Frame 1 (no input): blank canvas, image omitted
Frame 60 (the mouse pressed at the canvas centre just before this capture): blank canvas, image omitted
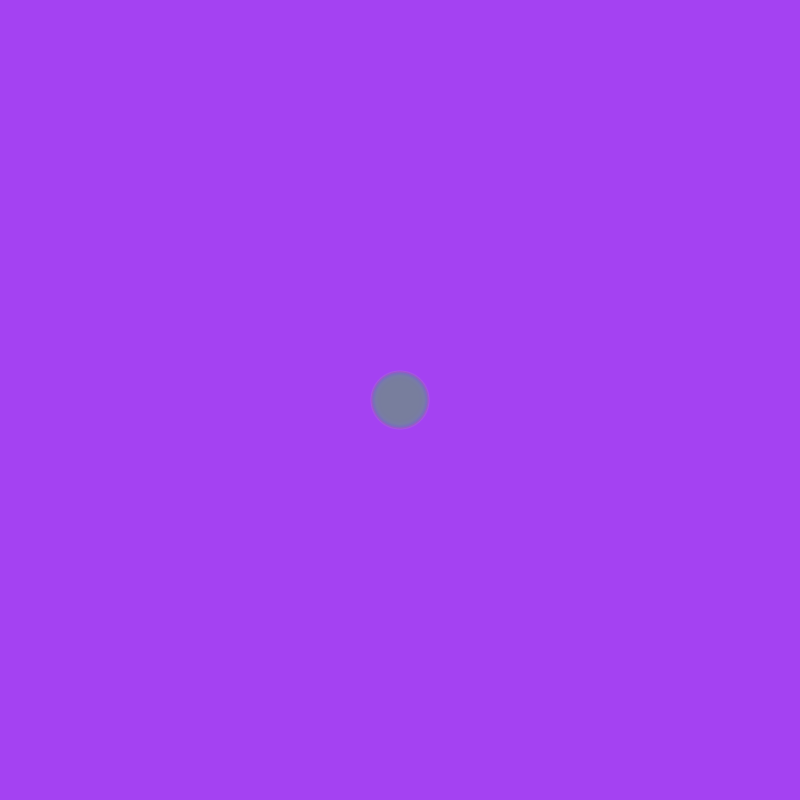
Frame 120 (the mouse held since frame 60 and released just before this capture)

The Processing sketch whose frames 1 and 60 were blank and that drew this single picture after the mouse press (run headless with seeded random() and noise(); from frame 60 on, the mouse is pressed at the canvas centre):

// Processing sketch: processing_142862
// ── processing_142862.pde

float x;
float y;
float px;
float py;
float easing = 0.05;


void setup() {

  background(random(255), random(255), random(255));

  size(800, 800);
  noStroke();
  frameRate(60);
}

float radius = 10;

void draw() {
  
    

  if (mousePressed == true) {
    float targetX = mouseX;
    x += (targetX - x) * easing;
    float targetY = mouseY;
    y += (targetY - y) * easing;
    float weight = dist(x,y, px, py);
    py = y;
    px = x;
    
    noStroke();
    fill(random(255), random(255), random(255), 50);
    ellipse(mouseX, mouseY, radius, radius);
    radius++;
  }
  if (mousePressed == false) {
    // background(255);
    radius = 0;

    if (keyPressed && (key == CODED)) {

      if (keyCode == UP) {
        background(random(255), random(255), random(255));
      }
    }
  }
}
